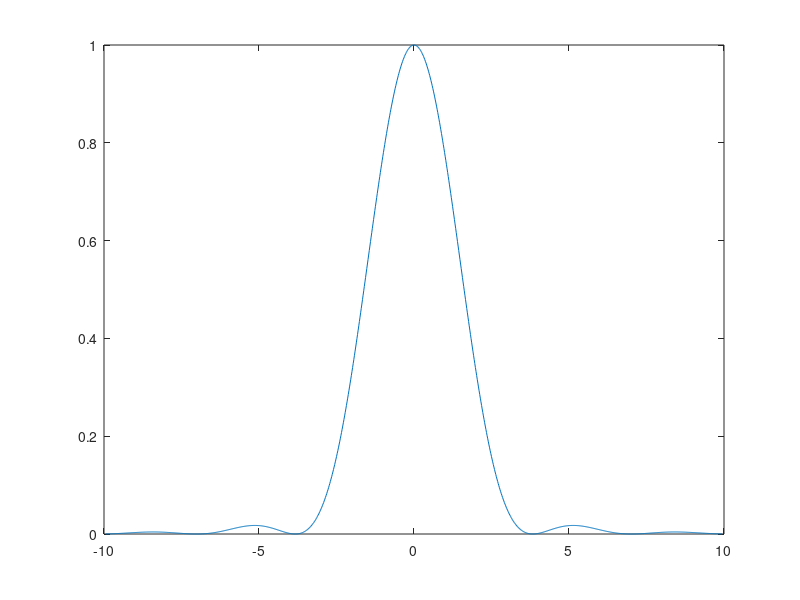

Write MATLAB code to recreate this figure.
function phys362_A5

theta = linspace(-0.1,0.1,1000);
D = 20*10^(-6);
r = 2;
lambda = 632*10^(-9);
a = ((2*pi())/lambda)*(D/2)*theta;
epsilon = 8.85*10^(-12);
c = 3*10^8;

Ip = ((epsilon*c)/2)*(((((D/2)^2) * pi())/r)^2).*(((2*besselj(1,a))./a).^2);
Ip = (((2*besselj(1,a))./a).^2);
plot(a,Ip)